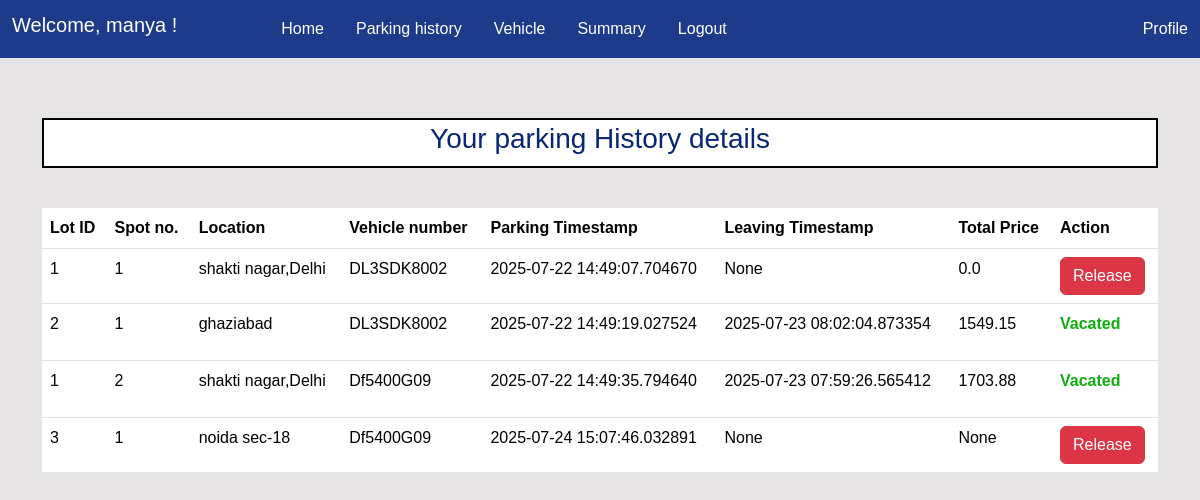
The page /parking/history (signed in) on the database as committed earlier.
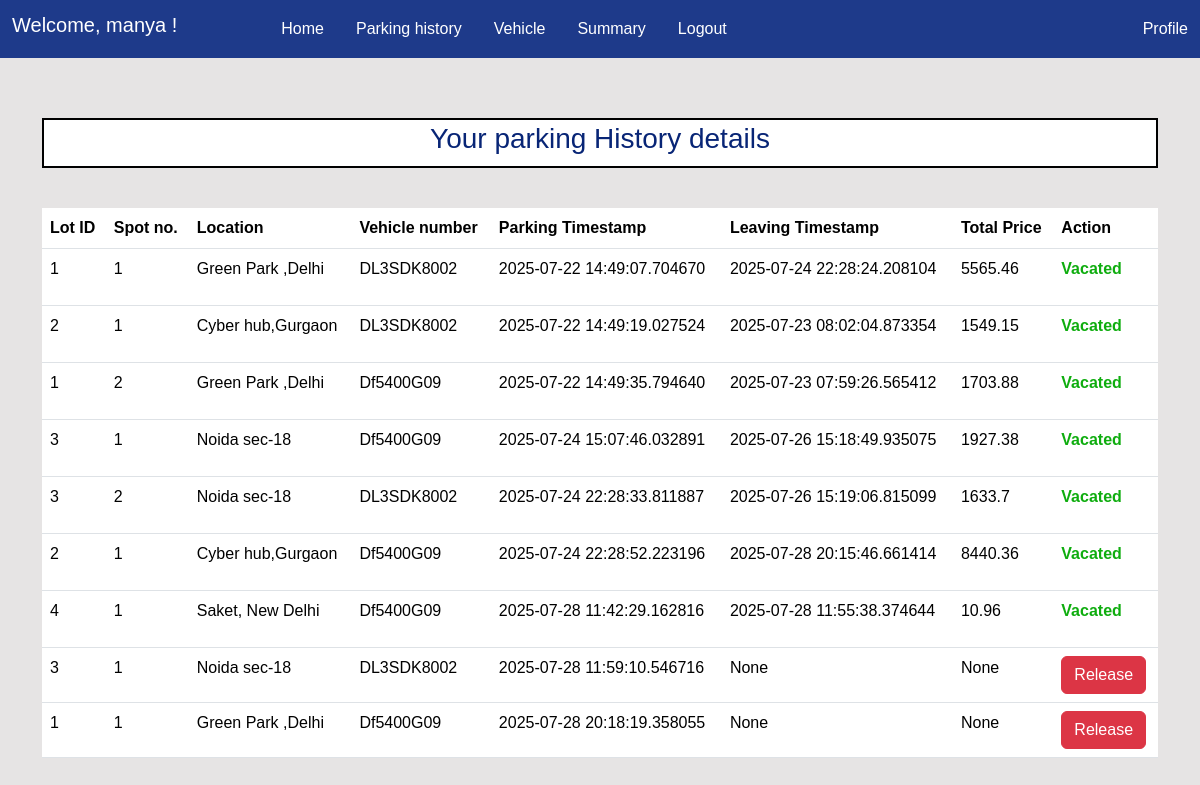
The same page on the database as committed later.
### models.py (models this page shows)
class Reservation(db.Model):
    id = db.Column(db.Integer, primary_key=True)
    user_id = db.Column(db.Integer, db.ForeignKey('user.id'), nullable=False)
    lot_id = db.Column(db.Integer, db.ForeignKey('parkinglot.id'), nullable=False)
    spot_id = db.Column(db.Integer, db.ForeignKey('parkingspot.id'), nullable=False)
    vehicle_id = db.Column(db.Integer, db.ForeignKey('vehicle.id'), nullable=False)
    parking_timestamp = db.Column(db.DateTime, nullable=False)
    leaving_timestamp = db.Column(db.DateTime, nullable=True)
    total_cost = db.Column(db.Float, nullable=True)

class ParkingSpot(db.Model):
    __tablename__ = 'parkingspot'
    id = db.Column(db.Integer, primary_key=True)
    lot_id = db.Column(db.Integer, db.ForeignKey('parkinglot.id'), nullable=False)
    spot_number = db.Column(db.Integer, nullable=False)
    is_occupied = db.Column(db.Boolean, default=False)
    reserved_spot = db.relationship('Reservation', backref='parkingspot', lazy=True ,cascade="all, delete-orphan")

class ParkingLot(db.Model):
    __tablename__ = 'parkinglot'
    id = db.Column(db.Integer, primary_key=True)
    name = db.Column(db.String(50), nullable=False)
    address = db.Column(db.String(100), nullable=False)
    pincode = db.Column(db.String(10), nullable=False)
    total_spots = db.Column(db.Integer, nullable=False)
    price_per_hour = db.Column(db.Float, nullable=False)
    spots= db.relationship('ParkingSpot', backref='parkinglot', lazy=True,cascade="all, delete-orphan" )
    lots= db.relationship('Reservation', backref='parkinglot', lazy=True,cascade="all, delete-orphan")

class Vehicle(db.Model):
    id = db.Column(db.Integer, primary_key=True)
    user_id = db.Column(db.Integer, db.ForeignKey('user.id'), nullable=False)
    vehicle_number = db.Column(db.String(25), unique=True, nullable=False)
    vehicle_type = db.Column(db.String(20))
    reserved_vehicle = db.relationship('Reservation', backref='vehicle', lazy=True,cascade="all, delete-orphan")

### routes.py (the view)
@app.route('/parking/history')
@auth_required
def parking_history():
    reservations=Reservation.query.filter_by(user_id=session['user_id']).all()
    return render_template('user/parkinghistory.html',reservations=reservations)

### routes.py (called while the page is built)
def auth_required(f):
    @wraps(f) #create different function object
    def decorated_function(*args, **kwargs):
        if 'user_id' not in session:
            return redirect(url_for('login'))
        else:
            return f(*args, **kwargs)
    return decorated_function

### templates/user/parkinghistory.html (shortened to what this page needs)
{% extends 'layout.html' %}
{% block content %}
    <div class="heading d-flex chfont">
        <h3>Your parking History details</h3>
    </div>
    <table class="table">
        <thead>
            <tr>
                <th>Lot ID</th>
                <th>Spot no.</th>
                <th>Location</th>
                <th>Vehicle number</th>
                <th>Parking Timestamp</th>
                <th>Leaving Timestamp</th>
                <th>Total Price</th>
                <th>Action</th>
            </tr>
        <tbody>
            {% for reservation in reservations %}
            <tr>
                <td>{{reservation.lot_id}}</td>
                <td>{{reservation.parkingspot.spot_number}}</td>
                <td>{{reservation.parkinglot.address}}</td>
                <td>{{reservation.vehicle.vehicle_number}}</td>
                <td>{{reservation.parking_timestamp}}</td>
                <td>{{reservation.leaving_timestamp}}</td>
                <td>{{reservation.total_cost}}</td>
                <td>
                    {% if not reservation.leaving_timestamp %}
                    <a href="{{url_for('release',id=reservation.id)}}" class="btn btn-danger">
                        Release
                    </a>
                    {% else %}
                    <p > Vacated </p>
                    {% endif %}
                </td>
            </tr>
            {% endfor %}
        </tbody>
        </thead>
    </table>
{% endblock %}

### templates/layout.html (shortened to what this page needs)
<!DOCTYPE html>
<html lang="en">
<head>
  <link href="https://cdn.jsdelivr.net/npm/bootstrap@5.3.7/dist/css/bootstrap.min.css" rel="stylesheet"
 />
  <link rel="stylesheet" href="https://cdnjs.cloudflare.com/ajax/libs/font-awesome/6.7.2/css/all.min.css"
 />
</head>
<body>
  {% block navbar %}
  {% include 'navbar.html' %}
  {% endblock %}
  <div class="container">{% block content %} {% endblock %}</div>
</body>
</html>

### templates/navbar.html (shortened to what this page needs)
<nav class="navbar navbar-expand-lg bg-body-tertiary d-flex" >
  <div class="container-fluid">
    <div class="collapse navbar-collapse" id="navbarSupportedContent">
      {% if 'user_id' in session %}
        <h4 class="navbar navbar-brand me-5">Welcome, {{session['name']}} !</h4>
        {% if session['is_admin'] %}
          <ul class="navbar-nav me-auto mb-2 mb-lg-0 ">
            <li class="nav-item">
              <a class="nav-link me-3 ms-5 " href="{{ url_for('index')}}">Home</a>
            </li>
            <li class="nav-item">
              <a class="nav-link active me-3" href="{{url_for('userdata')}}">User details</a>
            </li>
            <li class="nav-item">
              <a class="nav-link active me-3" href="{{url_for('admin_summary')}}">Summary</a>
            </li>
            <li class="nav-item">
              <a class="nav-link active me-3" href="{{ url_for('logout')}}">Logout</a>
            </li>
          </ul>
        {% else %}
          <ul class="navbar-nav me-auto mb-2 mb-lg-0">
            <li class="nav-item">
              <a class="nav-link active me-3 ms-5" href="{{ url_for('user')}}">Home</a>
            </li>
            <li class="nav-item">
              <a class="nav-link active me-3" href="{{url_for('parking_history')}}">Parking history</a>
            </li>
            <li class="nav-item">
              <a class="nav-link active me-3" href="{{url_for('vehicle')}}">Vehicle</a>
            </li>
            <li class="nav-item">
              <a class="nav-link active me-3" href="{{url_for('user_summary',id=session['user_id'])}}">Summary</a>
            </li>
            <li class="nav-item">
              <a class="nav-link active me-3" href="{{ url_for('logout')}}">Logout</a>
            </li>
          </ul>
        {% endif %}
        <div class="d-flex justify-content-end align-items-center">
          <a class="nav-link active" href="{{ url_for('profile')}}">Profile</a>
        </div>
      {% endif %}
    </div>
  </div>
</nav>

### templates/layout.html (style rules this page uses)
body { font-family: Arial, sans-serif; background-color: #e6e4e4; }
.navbar { background-color: #1e3a8a !important; color: #ffffff !important; }
.navbar .nav-link { color: #ffffff !important; border-color: #ffffff !important; }
.navbar .navbar-brand { color: #ffffff !important; }
.heading { margin-top: 60px; margin-bottom: 40px; height: 50px; border: 2px solid black; justify-content: center; align-items: center; color: #082576; background-color: #ffffff; }

### templates/user/parkinghistory.html (style rules this page uses)
p { color: rgb(15, 173, 15); font-weight: bold; }

Rows that differ between the two databases and show on the page:
changed Reservation (number 1 of 9 on the later page): parkinglot.address "shakti nagar,Delhi" → "Green Park ,Delhi"; leaving_timestamp "None" → "2025-07-24 22:28:24.208104"; total_cost "0.0" → "5565.46"; leaving_timestamp "Release" → "Vacated"
changed through a linked row, Reservation (number 2 of 9 on the later page): parkinglot.address "ghaziabad" → "Cyber hub,Gurgaon"
changed through a linked row, Reservation (number 3 of 9 on the later page): parkinglot.address "shakti nagar,Delhi" → "Green Park ,Delhi"
changed Reservation (number 4 of 9 on the later page): parkinglot.address "noida sec-18" → "Noida sec-18"; leaving_timestamp "None" → "2025-07-26 15:18:49.935075"; total_cost "None" → "1927.38"; leaving_timestamp "Release" → "Vacated"
added Reservation: lot_id "3", parkingspot.spot_number "2", parkinglot.address "Noida sec-18", vehicle.vehicle_number "DL3SDK8002", parking_timestamp "2025-07-24 22:28:33.811887", leaving_timestamp "2025-07-26 15:19:06.815099", total_cost "1633.7", shows "Vacated"
added Reservation: lot_id "2", parkingspot.spot_number "1", parkinglot.address "Cyber hub,Gurgaon", vehicle.vehicle_number "Df5400G09", parking_timestamp "2025-07-24 22:28:52.223196", leaving_timestamp "2025-07-28 20:15:46.661414", total_cost "8440.36", shows "Vacated"
added Reservation: lot_id "4", parkingspot.spot_number "1", parkinglot.address "Saket, New Delhi", vehicle.vehicle_number "Df5400G09", parking_timestamp "2025-07-28 11:42:29.162816", leaving_timestamp "2025-07-28 11:55:38.374644", total_cost "10.96", shows "Vacated"
added Reservation: lot_id "3", parkingspot.spot_number "1", parkinglot.address "Noida sec-18", vehicle.vehicle_number "DL3SDK8002", parking_timestamp "2025-07-28 11:59:10.546716", leaving_timestamp "None", total_cost "None"
added Reservation: lot_id "1", parkingspot.spot_number "1", parkinglot.address "Green Park ,Delhi", vehicle.vehicle_number "Df5400G09", parking_timestamp "2025-07-28 20:18:19.358055", leaving_timestamp "None", total_cost "None"
